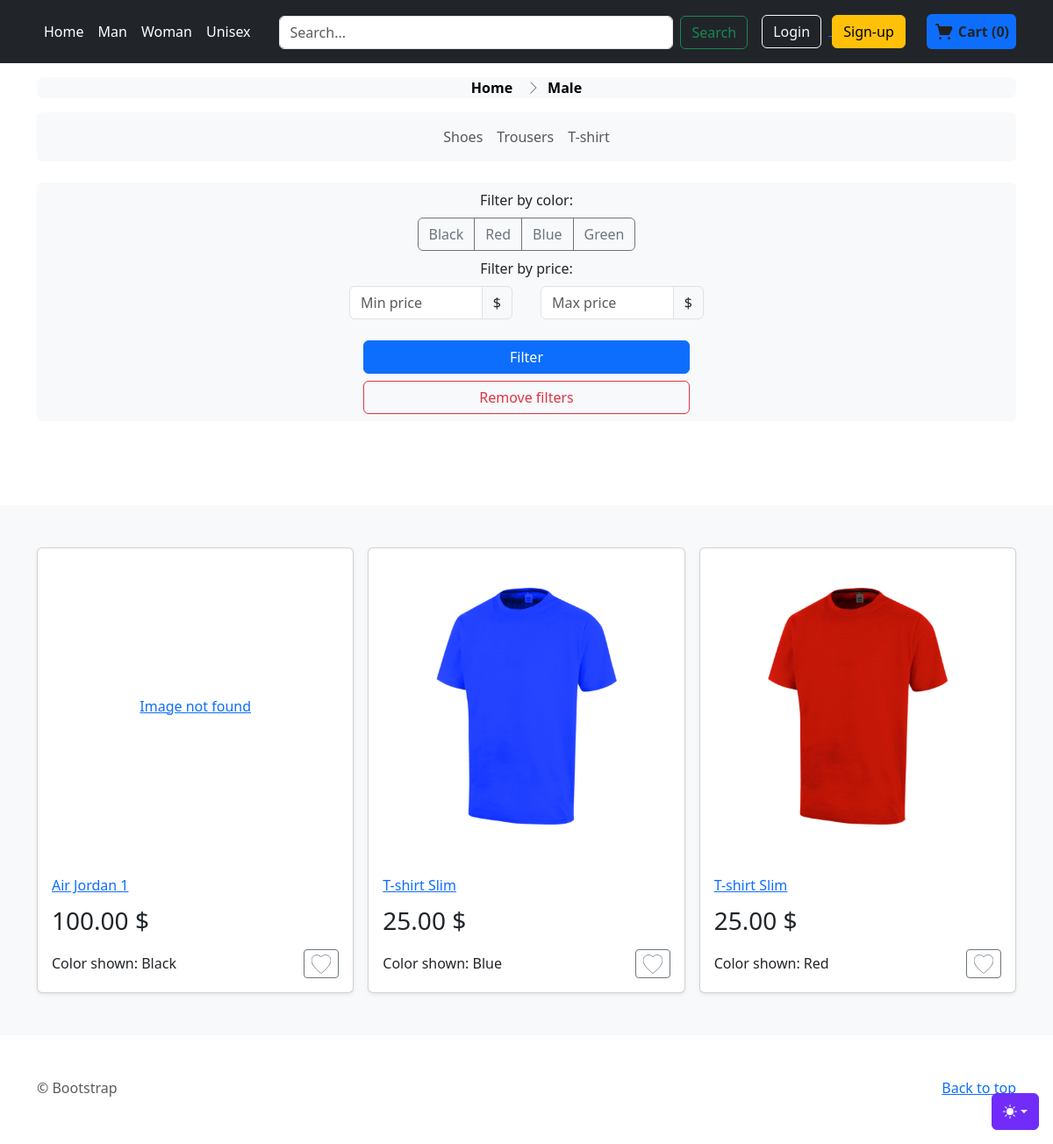
The app's page /Male, older data.
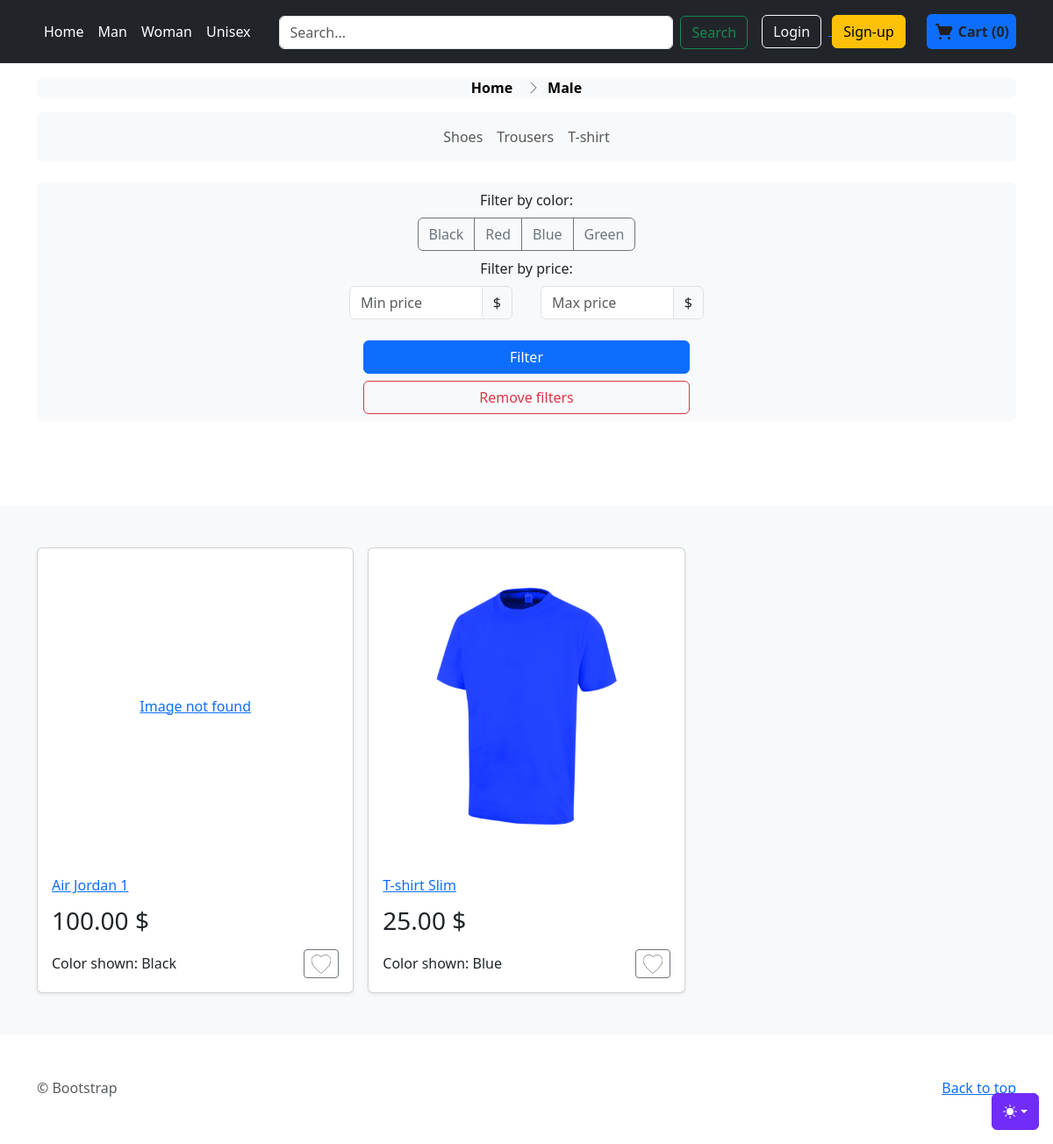
The same page, newer data.
### store/models.py (models this page shows, shortened)
class Category(models.Model):
    name = models.CharField(max_length=255)
    category_slug = models.SlugField(null=False, unique=True)

class Color(models.Model):
    color_name = models.CharField(max_length=100)

class ProductVariant(models.Model):
    title = models.CharField(max_length=100, blank=True, null=True)
    product = models.ForeignKey(Product, on_delete=models.CASCADE)
    color = models.ForeignKey(Color, on_delete=models.CASCADE, blank=True, null=True)
    size = models.ForeignKey(Size, on_delete=models.CASCADE, blank=True, null=True)
    image_id = models.ForeignKey(Image, blank=True, null=True,on_delete=models.CASCADE)
    price = models.DecimalField(max_digits=12, decimal_places=2, default=0)
    quantity = models.IntegerField(default=1,null=False)
    purchased = models.PositiveIntegerField(default=0, null=False, blank=True)

class Product(models.Model):
    VARIANTS = (
        ('None', 'None'),
        ('Size', 'Size'),
        ('Color', 'Color'),
        ('Size-Color', 'Size-Color'),
    )
    GENDERS = (
        ('Male', 'Male'),
        ('Female', 'Female'),
        ('Unisex', 'Unisex')
    )
    name = models.CharField(max_length=255, null=False, blank=False)
    slug = models.SlugField(null=False, unique=True)
    category = models.ForeignKey(Category, null=True, blank=True, on_delete=models.CASCADE)
    description = models.TextField(null=True, blank=True)
    base_price = models.DecimalField(max_digits=10, decimal_places=2, null=False,blank=False)
    variant = models.CharField(max_length=10, choices=VARIANTS, default='None')
    date_added = models.DateTimeField(auto_now_add=True, null=True)
    gender = models.CharField(max_length=10, choices=GENDERS, default='Unisex')

class Image(models.Model):
    name = models.CharField(max_length=50, blank=True)
    product=models.ForeignKey(Product, on_delete=models.CASCADE)
    image = models.ImageField(blank=True, upload_to='static/images/')

### store/views.py (the view)
# urls.py: path('<str:gen>', views.store_view, name='gender-store')
def store_view(request, gen):
    products = ProductVariant.objects.select_related('product').filter(Q(quantity__gt=0) & (Q(product__gender=gen) | Q(product__gender='Unisex')))
    colors = Color.objects.all().distinct()
    products,applied_filters = filters(request, products)
    data = {
        'products': products,
        'gender': gen,
        'applied_filters': applied_filters,
        'colors': colors
    }
    return render(request, 'store/store.html', data | header_data(request))

### order/models.py (called while the page is built)
    def total_items(self):
        return sum(item.quantity for item in self.cartitem_set.all())

    def total_price(self):
        total = 0
        for item in self.cartitem_set.all():
            total += item.quantity * item.product.price
        return total

### order/views.py (called while the page is built)
def get_or_create_cart(request):
    if request.user.is_authenticated:
        cart, created = Cart.objects.get_or_create(user=request.user)
    else:
        session_cart_id = request.session.get('cart_id')
        if session_cart_id:
            cart, created = Cart.objects.get_or_create(session_id=session_cart_id)
        else:
            cart = Cart.objects.create(session_id=str(uuid.uuid4()))
            request.session['cart_id'] = cart.session_id
    return cart

def cart_info(request):
    cart = get_or_create_cart(request)
    data_response = {
        'cart_products': get_cart_products(cart),
        'total_items': cart.total_items(),
        'total_price': cart.total_price()
    }
    return data_response

### templates/store/store.html (shortened to what this page needs)
{% extends 'store/index.html' %}
{% load static %}
{% block styles %}
<link href="{%  static 'assets/dist/css/breadcrumbs.css' %}" rel="stylesheet">
<link rel="stylesheet" href="https://cdn.jsdelivr.net/npm/@docsearch/css@3">
<link href="{%  static 'assets/dist/css/bootstrap.min.css' %}" rel="stylesheet">
{% endblock styles %}
{% block categories %}
  <section class="pt-3 pb-5 text-center container">
        <div class="row pb-lg-5">
      <div class="mx-auto">
        <nav aria-label="breadcrumb">
    <ol class="breadcrumb breadcrumb-chevron p-1 bg-body-tertiary rounded-3 justify-content-center ">
      <li class="breadcrumb-item">
        <a class="link-body-emphasis fw-semibold text-decoration-none" href="{% url 'store:home' %}">Home</a>
      </li>
     <li class="breadcrumb-item">
        <a class="link-body-emphasis fw-semibold text-decoration-none" href="{% url 'store:gender-store' gen=gender %}">{{ gender }}</a>
      </li>
    </ol>
  </nav>
          <nav class="navbar navbar-expand-lg bg-body-tertiary rounded" aria-label="Thirteenth navbar example">
      <div class="container-fluid justify-content-center">
        <div class="collapse navbar-collapse d-lg-flex justify-content-center" id="navbarsExample11">
          <ul class="navbar-nav col-lg-6 justify-content-lg-center">
            {% for category in categories %}
                <li class="nav-item">
                    <a class="nav-link" href="{% url 'store:category' gen=gender category=category.category_slug %}">{{ category.name }}</a>
                </li>
            {% endfor %}
          </ul>
        </div>
      </div>
    </nav>
      {% block filters %}
    <form method="GET" action="" class="bg-body-tertiary py-2 mt-4 rounded d-flex flex-column">
        <span class="text-center">Filter by color:</span>
        <div class="col-lg-2 justify-content-center w-100 my-2 overflow-x-auto">
            <div class="btn-group justify-content-center" role="group" aria-label="Basic checkbox toggle button group">
                {% for color in colors %}
                  <label class="btn btn-outline-secondary" for="btncheck_{{ color.id }}">{{ color.color_name }}</label>
                {% endfor %}
            </div>
        </div>
        <span class="text-center">Filter by price:</span>
        <div class="d-flex justify-content-center my-2">
            <div class="col-lg-2 mx-3">
                <div class="input-group mb-3 ">
                  <input type="number" class="form-control" aria-label="Amount (to the nearest dollar)" min="0" id="min_price" name="min_price" placeholder="Min price" value="{{ applied_filters.min_price }}">
                  <span class="input-group-text">$</span>
                </div>
            </div>
            <div class="col-lg-2 mx-3">
                    <div class="input-group mb-3 ">
                      <input type="number" class="form-control" aria-label="Amount (to the nearest dollar)" id="max_price" min="0" name="max_price" placeholder="Max price" value="{{ applied_filters.max_price }}">
                      <span class="input-group-text">$</span>
                    </div>
            </div>
        </div>
        <div class="d-grid gap-2 col-4 mx-auto">
            <button type="submit" class="btn btn-primary">Filter</button>
            <a class="btn btn-outline-danger" href="#" role="button">Remove filters</a>
        </div>
    </form>
          {% endblock filters %}
      </div>
    </div>
  </section>
{% endblock categories %}

### templates/store/index.html (shortened to what the changed rows need)
{% load static %}
<!doctype html>
<html lang="en" data-bs-theme="auto">
  <head><script src="{% static 'assets/js/color-modes.js' %}"></script>
    <link rel="stylesheet" href="https://cdn.jsdelivr.net/npm/@docsearch/css@3">
<link href="{%  static 'assets/dist/css/bootstrap.min.css' %}" rel="stylesheet">
<link href="{%  static 'assets/dist/css/store.css' %}" rel="stylesheet">
      {% block styles %}
      {% endblock styles %}
  </head>
  <body>
<main>
    {% block categories %}{% endblock categories %}
  <div class="album py-5 bg-body-tertiary">
  <div class="d-flex">
        <div class="container">
            {% block content %}
          <div class="row row-cols-1 row-cols-sm-2 row-cols-md-3 g-3">
              {% if products %}
                  {% for article in products %}
                    <div class="col">
                  <div class="card shadow-sm">
                      <a href="{% url 'store:product-detail' gen=article.product.gender category=article.product.category.category_slug  id=article.id %}">
                          <div class="image-container">
                              {% if article.image_id %}
                                <img class="product-image" src="{{ article.image_id.image.url }}" alt="{{ article.image_id.name }}" >
                              {% else %}
                                <span>Image not found</span>
                              {% endif %}
                          </div>
                      </a>
                          <div class="card-body">
                        <a href="{% url 'store:product-detail' gen=article.product.gender category=article.product.category.category_slug id=article.id %}">
                      <h2 class="name-article">{{ article.product.name }} </h2>
                            </a>
                      <span class="price">{{ article.price }} $</span>
                        <div class="d-flex justify-content-between align-items-center">
                        <span>Color shown: {{ article.color.color_name }}</span>
                            <div class="btn-group">
                          <button type="button" class="btn btn-sm btn-outline-secondary add-to-favourites">
                          </button>
                        </div>
                      </div>
                    </div>
                  </div>
                </div>
                  {% endfor %}
              {% else %}
                  <p class="lead text-body-secondary w-100 text-center">No products found</p>
              {% endif %}
          </div>
            {% endblock content %}
        </div>
  </div>
  </div>
</main>
    </body>
</html>

Row changes from the older to the newer data that the page shows:
no longer on this page (row edited): ProductVariant: image_id.image (picture), product.name "T-shirt Slim", price "25.00", color.color_name "Red"
